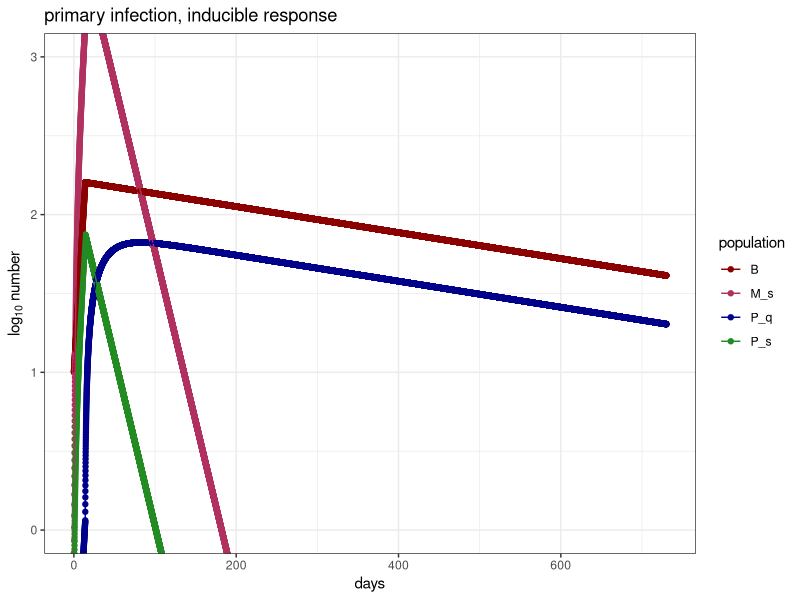
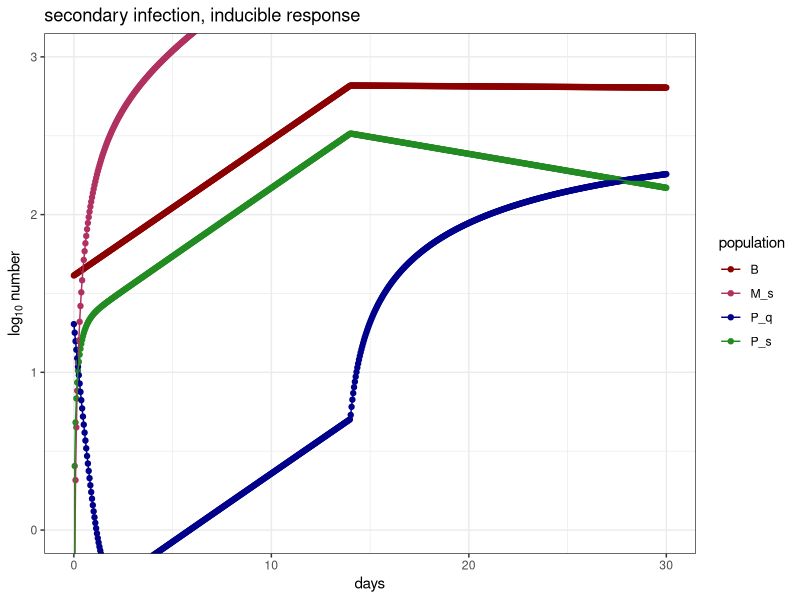
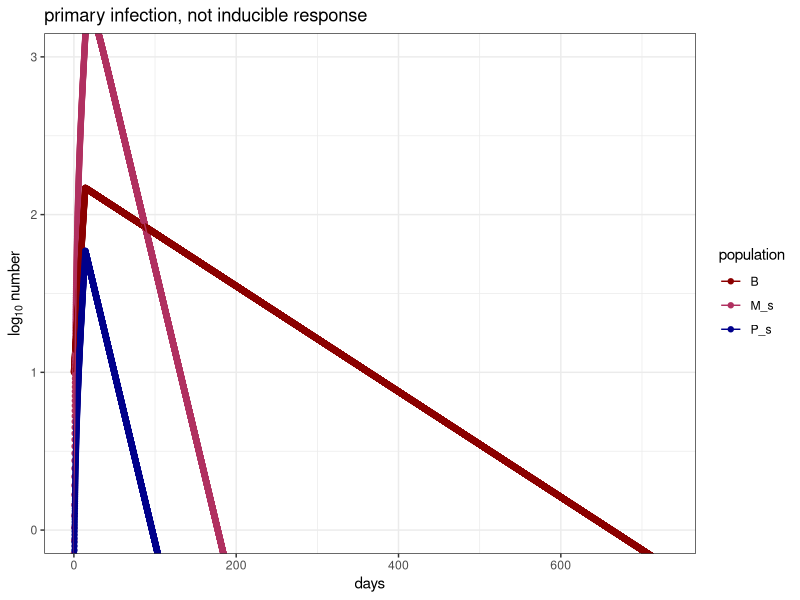
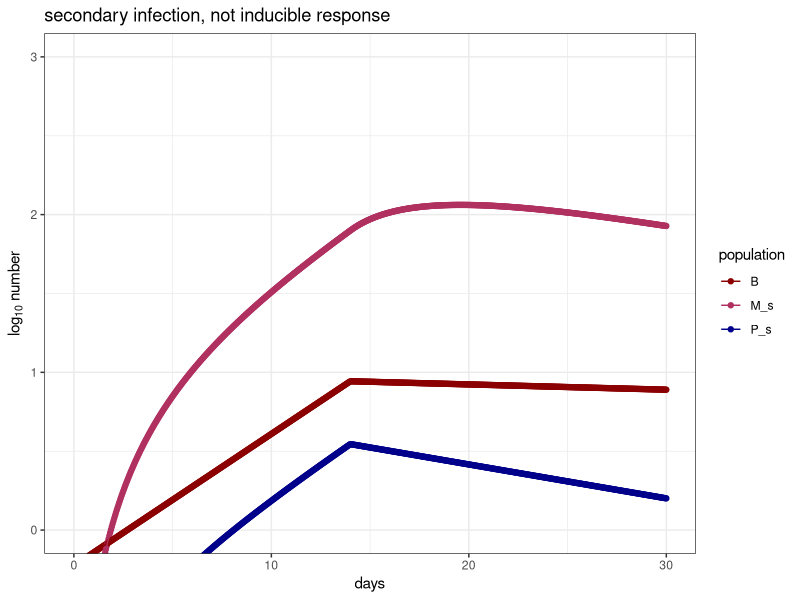
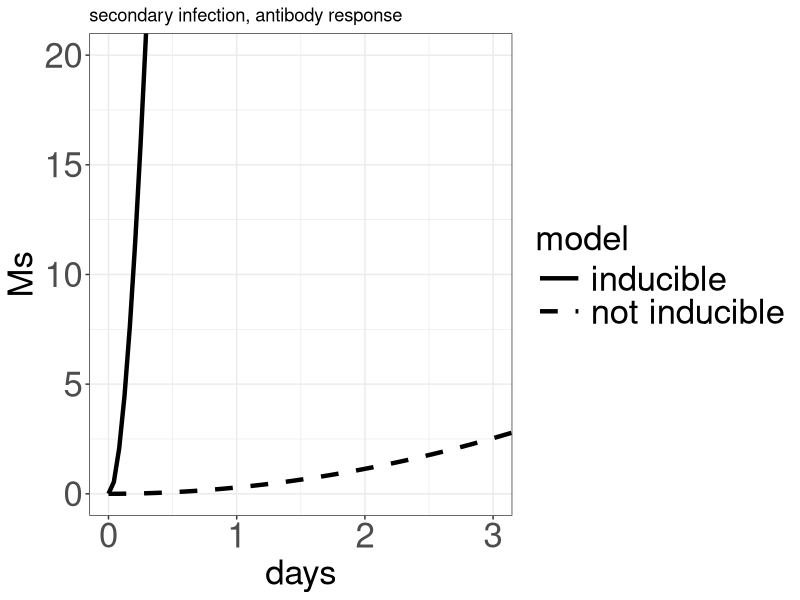
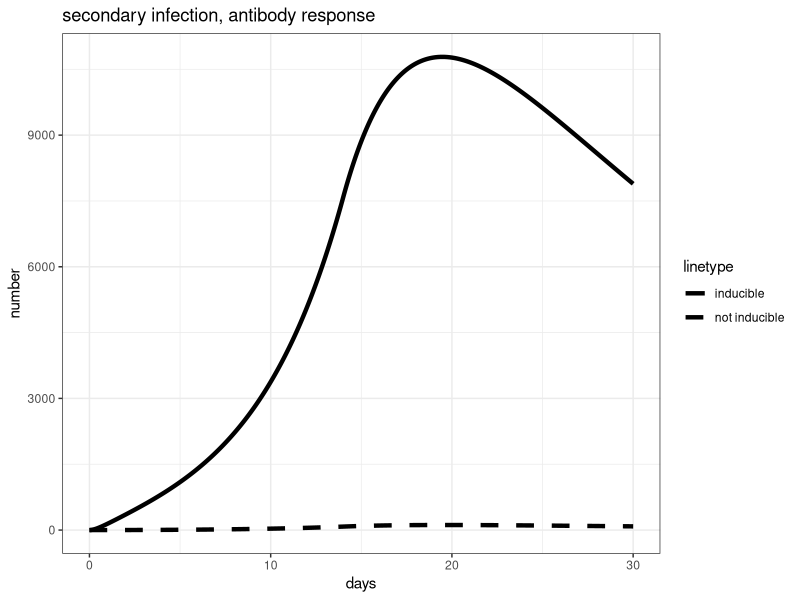
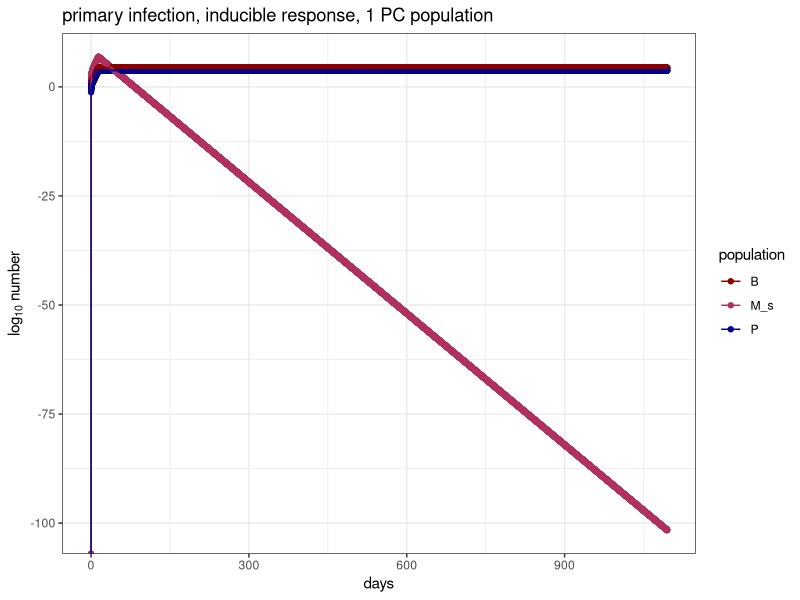
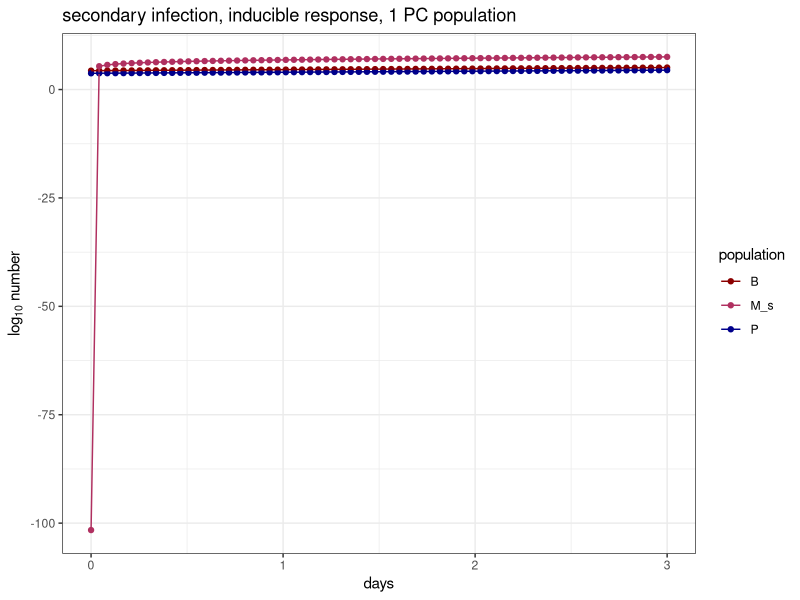

Write R code to recreate these figures, in order.
## ---- chunk 1
#install.package("here")
library(here)

#install.package("ggplot2")
library(ggplot2)

#install.package("gridExtra")
library(gridExtra)

#install.packages("tidyverse")
library(tidyverse)

#install.packages("deSolve")
library(deSolve)

#load functions
#source(here("code", "functions", "functions.R"))

#choose plotting colors
my_colors = c("darkred", "maroon", "darkblue", "forestgreen", "darkorange", "goldenrod") #choose color range
num_colors = length(my_colors) #set number of colors needed for plotting
my_colors = colorRampPalette(my_colors)(num_colors) #increase number of colors staying in color range
## ---- chunk 2
# Antibody concentrations in the respiratory mucosa #
secondary_response.model1 <- function(t, y, parms)  # Single partial immune class (RPS)                       
{with(as.list(parms),	# allows the parameter file parms to be as a list
      {  
        y = pmax(y,0)         # avoid negative values (not ideal but ok)
        
        # map the state variables
        B = y[1]         # B cells 
        P_s = y[2]       # Antibody secreting cells (specific)
        P_q = y[3]       # quiescent antibody secreting cells (specific)
        M_s = y[4]       # specific Ab in mucosa
        
        # make empty variables for the derivatives
        dB = 0      # change in specific Ab in the lumen
        dP_s = 0    # change in specific ASCs
        dP_q = 0    # change in quiescent ASCs
        dM_s = 0    # change in specific antibodies in mucosa
        
        #####################################
        # define V function 
        V.function = function(t_infection, t) {
          if(t>=min(t_infection) & t <= max(t_infection)){
            V = 1}
          else(V = 0)
        return(V)}
        # set V
        V = V.function(t_infection, t)
        #####################################
        ## calculate the derivatives
        # cell populations
        dB = r*(1-f)*V*B - d_B*B #proliferation only when virus present, some fraction f differentiates to P_s
        dP_s = r*f*V*B + s*V*P_q - d_s*P_s - q*P_s #differentiation from B cells or P_q only when virus present
        dP_q = q*P_s - d_q*P_q - s*V*P_q #P_s always differentiates to P_q with some rate q.
        
        # Specific antibodies        
        dM_s = a*P_s - d_a*M_s #P_s secretes antibody
        
        # output the derivatives
        dy=c(dB, dP_s, dP_q, dM_s) #vector of derivatives 
        
        return(list(dy)) #lists vector and returns
      }
  ) 
} # we will need to think about how to set M_ns if we want to track specific IgA in the lumen.

## ---- chunk 3
# death rates
d_B = log(2)/(365) # B cell death rate, x days half life
d_s = 0 # secretory cell death rate #don't consider for now
d_q = log(2)/(365) # quiescent cell death rate long lived like bm
  
# proliferation and differentiation
r = 0.3 # b cell proliferation rate - doubling time is 1/2 day
f = 1/3 # fraction of division that produce secretory cells
q = log(2)/14 # rate of secretory cells to quiescence #should equal d_mu
s = 3 # rate of quiescent cell recruitment to secretion #should be very fast, like a percentage per hour

# antibody dynamics
a = 10 # rate of IgA secretion by secretory cells # not dealing with density but total number now
d_a = log(2)/3 # IgA molecular decay rate, 3 days half life

# infection timing
t_infection = c(0,14) #time range of antigen presence (V = 1 when t in t_infection)
## ---- chunk 4
# parameters list for deSolve
params = list(
  d_B = d_B, # B cell death rate
  d_s = d_s, # secretory cell death rate
  d_q = d_q, # quiescent cell death rate
  d_a = d_a, # IgA molecular decay rate
    
  # proliferation and differentiation
  r = r, # b cell proliferation rate
  f = f, # fraction of division that produce secretory cells
  q = q, # rate of secretory cells to quiescence
  s = s, # rate of quiescent cell recruitment to secretion
  
  # antibody dynamics
  a = a, # rate of IgA secretion by secretory cells
  d_a = d_a, # IgA molecular decay rate in mucosa
  
  #infection timing
  t_infection = t_infection #time range of antigen presence (V = 1 when t in t_infection)
)

# simulation Time parameters 
Tmax   = 365*2                         # max time in days
points.per.day = 24              # output points per day

#initial conditions
init_cond = c("B" = 10, "P_s" = 0, "P_q" = 0, "M_s" = 0)

# solve 
soln = as.data.frame(ode(y = init_cond, times = seq(0, Tmax, length.out = Tmax*points.per.day), secondary_response.model1, parms = params)) 

# long form ode 
soln_long = soln %>% pivot_longer(
  cols = !c(time),
  names_to = "population",
  values_to = "number"
)

# ggplot
 plot = ggplot() +
  geom_point(data = soln_long, aes(x = time, y = log10(number), group = population, col = population)) + #plots each population seperately over time 
  geom_line(data = soln_long, aes(x = time, y = log10(number), group = population, col = population)) + #plots each population seperately over time
   coord_cartesian(ylim = c(0,3)) +
   labs(x = "days",, y = bquote("log"[10] ~ "number"), title = "primary infection, inducible response") +
  theme_bw() + #removes grey background and changes aesthetics
  scale_color_manual(values = my_colors) #changes colors to defined vector

# print
print(plot)
## ---- chunk 5
# set initial conditions
init_cond = soln %>% select(!(time)) %>% slice(nrow(soln)) %>% unlist()

# simulation Time parameters 
Tmax   = 30                         # max time in days
points.per.day = 24              # output points per day

# solve 
soln_secondary = as.data.frame(ode(y = init_cond, times = seq(0, Tmax, length.out = Tmax*points.per.day), secondary_response.model1, parms = params)) 



# long form ode 
soln2_long = soln_secondary %>% pivot_longer(
  cols = !c(time),
  names_to = "population",
  values_to = "number"
)

# ggplot
 plot = ggplot() +
  geom_point(data = soln2_long, aes(x = time, y = log10(number), group = population, col = population)) + #plots each population seperately over time 
  geom_line(data = soln2_long, aes(x = time, y = log10(number), group = population, col = population)) + #plots each population seperately over time
   coord_cartesian(ylim = c(0,3)) +
  labs(x = "days",, y = bquote("log"[10] ~ "number"), title = "secondary infection, inducible response") +
  theme_bw() + #removes grey background and changes aesthetics
  scale_color_manual(values = my_colors) #changes colors to defined vector

# print
print(plot)
## ---- chunk 6
# Antibody concentrations in the respiratory mucosa #
secondary_response.model_notinducible <- function(t, y, parms)  # Single partial immune class (RPS)                       
{with(as.list(parms),	# allows the parameter file parms to be as a list
      {  
        y = pmax(y,0)         # avoid negative values (not ideal but ok)
        
        # map the state variables
        B = y[1]         # B cells 
        P_s = y[2]       # Antibody secreting cells (specific)
        M_s = y[3]       # specific Ab in mucosa
        
        # make empty variables for the derivatives
        dB = 0      # change in specific Ab in the lumen
        dP_s = 0    # change in specific ASCs
        dM_s = 0    # change in specific antibodies in mucosa
        
        #####################################
        # define V function 
        V.function = function(t_infection, t) {
          if(t>=min(t_infection) & t <= max(t_infection)){
            V = 1}
          else(V = 0)
        return(V)}
        # set V
        V = V.function(t_infection, t)
        #####################################
        ## calculate the derivatives
        # cell populations
        dB = r*(1-f)*V*B - d_B*B #proliferation only when virus present, some fraction f differentiates to P_s
        dP_s = r*f*V*B - d_s*P_s #differentiation from B cells or P_q only when virus present
        
        # Specific antibodies        
        dM_s = a*P_s - d_a*M_s #P_s secretes antibody
        
        # output the derivatives
        dy=c(dB, dP_s, dM_s) #vector of derivatives 
        
        return(list(dy)) #lists vector and returns
      }
  ) 
} # we will need to think about how to set M_ns if we want to track specific IgA in the lumen.
## ---- chunk 7
# death rates
d_B = log(2)/(90) # B cell death rate, 2 years half life
d_s = log(2)/14 # rate of secretory cells to death #should equal d_mu
 
# proliferation and differentiation
r = 0.3 # b cell proliferation rate - doubling time is 1 day
f = 1/3 # fraction of division that produce secretory cells

# antibody dynamics
a = 10 # rate of IgA secretion by secretory cells # not dealing with density but total number now
d_a = log(2)/3 # IgA molecular decay rate, 3 days half life

# infection timing
t_infection = c(0,14) #time range of antigen presence (V = 1 when t in t_infection)
## ---- chunk 8
# parameters list for deSolve
params = list(
  d_B = d_B, # B cell death rate
  d_s = d_s, # secretory cell death rate

    
  # proliferation and differentiation
  r = r, # b cell proliferation rate
  f = f, # fraction of division that produce secretory cells

  # antibody dynamics
  a = a, # rate of IgA secretion by secretory cells
  d_a = d_a, # IgA molecular decay rate in mucosa
  
  #infection timing
  t_infection = t_infection #time range of antigen presence (V = 1 when t in t_infection)
)

# simulation Time parameters 
Tmax   = 365*2                         # max time in days
points.per.day = 24              # output points per day

#initial conditions
init_cond = c("B" = 10, "P_s" = 0, "M_s" = 0)

# solve 
soln_notinducible = as.data.frame(ode(y = init_cond, times = seq(0, Tmax, length.out = Tmax*points.per.day), secondary_response.model_notinducible, parms = params)) 

# long form ode 
soln_notinducible_long = soln_notinducible %>% pivot_longer(
  cols = !c(time),
  names_to = "population",
  values_to = "number"
)

# ggplot
 plot = ggplot() +
  geom_point(data = soln_notinducible_long, aes(x = time, y = log10(number), group = population, col = population)) + #plots each population seperately over time 
  geom_line(data = soln_notinducible_long, aes(x = time, y = log10(number), group = population, col = population)) + #plots each population seperately over time
   coord_cartesian(ylim = c(0,3)) +
   labs(x = "days", y = bquote("log"[10] ~ "number"), title = "primary infection, not inducible response") +
  theme_bw() + #removes grey background and changes aesthetics
  scale_color_manual(values = my_colors) #changes colors to defined vector

# print
print(plot)

## ---- chunk 9
# set initial conditions
init_cond = soln_notinducible %>% select(!(time)) %>% slice(nrow(soln_notinducible)) %>% unlist()

# simulation Time parameters 
Tmax   = 30                       # max time in days
points.per.day = 24              # output points per day

# solve 
soln_notinducible_secondary = as.data.frame(ode(y = init_cond, times = seq(0, Tmax, length.out = Tmax*points.per.day), secondary_response.model_notinducible, parms = params)) 



# long form ode 
soln_notinducible2_long = soln_notinducible_secondary %>% pivot_longer(
  cols = !c(time),
  names_to = "population",
  values_to = "number"
)

# ggplot
 plot = ggplot() +
  geom_point(data = soln_notinducible2_long, aes(x = time, y = log10(number), group = population, col = population)) + #plots each population seperately over time 
  geom_line(data = soln_notinducible2_long, aes(x = time, y = log10(number), group = population, col = population)) + #plots each population seperately over time
   labs(x = "days", y = bquote("log"[10] ~ "number"), title = "secondary infection, not inducible response") +
   coord_cartesian(ylim = c(0,3)) +
  theme_bw() + #removes grey background and changes aesthetics
  scale_color_manual(values = my_colors) #changes colors to defined vector

# print
print(plot)
## ---- chunk 10
plot = ggplot() + geom_line(data = soln2_long %>% filter(population == "M_s"), aes(x = time, y = (number), linetype = "inducible"), lwd = 1.5) + 
  geom_line(data = soln_notinducible2_long %>% filter(population == "M_s"), aes(x = time, y = (number), linetype = "not inducible"), lwd = 1.5) +
  coord_cartesian(xlim = c(0,3), ylim = c(0,20)) +
  scale_linetype_manual(values = c("inducible" = "solid", "not inducible" = "dashed")) +
  labs(x = "days", y = bquote("Ms"), linetype = "model", title = "secondary infection, antibody response") +
  theme_bw() + #removes grey background and changes aesthetics
  theme(axis.text = element_text(size = 25),
        axis.title = element_text(size = 25),
        legend.title = element_text(size = 25),
        legend.text = element_text(size = 25, hjust = 0),
        legend.key.width = unit(0.06, "npc")
  )
#print to viewer
print(plot)


## ---- chunk 11
plot = ggplot() + geom_line(data = soln2_long %>% filter(population == "M_s"), aes(x = time, y = (number), linetype = "inducible"), lwd = 1.5) + 
  geom_line(data = soln_notinducible2_long %>% filter(population == "M_s"), aes(x = time, y = (number), linetype = "not inducible"), lwd = 1.5) +
  scale_linetype_manual(values = c("inducible" = "solid", "not inducible" = "dashed")) +
  labs(x = "days", y = bquote("number"), title = "secondary infection, antibody response") +
  theme_bw() #removes grey background and changes aesthetics

#print to viewer
print(plot)


## ---- chunk 12
# Antibody concentrations in the respiratory mucosa #
secondary_response.model2 <- function(t, y, parms)  # Single partial immune class (RPS)                       
{with(as.list(parms),	# allows the parameter file parms to be as a list
      {  
        y = pmax(y,0)         # avoid negative values (not ideal but ok)
        
        # map the state variables
        B = y[1]         # B cells 
        P = y[2]       # Antibody secreting cells (specific)
        M_s = y[3]       # specific Ab in mucosa
        
        # make empty variables for the derivatives
        dB = 0      # change in specific Ab in the lumen
        dP = 0    # change in specific ASCs
        dM_s = 0    # change in specific antibodies in mucosa
        
        #####################################
        # define V function 
        V.function = function(t_infection, t) {
          if(t>=min(t_infection) & t <= max(t_infection)){
            V = 1}
          else(V = 0)
        return(V)}
        # set V
        V = V.function(t_infection, t)
        #####################################
        ## calculate the derivatives
        # cell populations
        dB = r*(1-f)*V*B - d_B*B #proliferation only when virus present, some fraction f differentiates to P
        dP = r*f*V*B - d_p*P  #differentiation from B cells only when virus present
        
        # Specific antibodies        
        dM_s = a*V*P - d_a*M_s #P secretes antibody only in the presence of virus
        
        # output the derivatives
        dy=c(dB, dP, dM_s) #vector of derivatives 
        
        return(list(dy)) #lists vector and returns
      }
  ) 
} # we will need to think about how to set M_ns if we want to track specific IgA in the lumen.

## ---- chunk 13
# death rates
d_B = log(2)/(365*50) # B cell death rate, 50 years half life # B cell death rate
d_p = log(2)/(365*50) # plasma cell death rate
d_a = log(2)/3 # IgA molecular decay rate, 3 days half life

  
# proliferation and differentiation
r = log(2)/1 # b cell proliferation rate - doubling time is 1/2 day
f = .2 # fraction of division that produce secretory cells
  
# antibody dynamics
a = 10^6/10^3 # rate of IgA secretion by secretory cells # not dealing with density but total number now
d_a = log(2)/3 # IgA molecular decay rate, 3 days half life

# infection timing
t_infection = c(0,14) #time range of antigen presence (V = 1 when t in t_infection)
## ---- chunk 14
# parameters list for deSolve
params = list(
  d_B = d_B, # B cell death rate
  d_p = d_p, # plasma cell death rate
  d_a = d_a, # IgA molecular decay rate
    
  # proliferation and differentiation
  r = r, # b cell proliferation rate
  f = f, # fraction of division that produce secretory cells
  
  # antibody dynamics
  a = a, # rate of IgA secretion by secretory cells
  d_a = d_a, # IgA molecular decay rate in mucosa
  
  #infection timing
  t_infection = t_infection #time range of antigen presence (V = 1 when t in t_infection)
)

# simulation Time parameters 
Tmax   = 365*3                         # max time in days
points.per.day = 24              # output points per day

#initial conditions
init_cond = c("B" = 10^4/10^3, "P" = 0, "M_s" = 0)

# solve 
soln = as.data.frame(ode(y = init_cond, times = seq(0, Tmax, length.out = Tmax*points.per.day), secondary_response.model2, parms = params)) 

# long form ode 
soln_long = soln %>% pivot_longer(
  cols = !c(time),
  names_to = "population",
  values_to = "number"
)

# ggplot
 plot = ggplot() +
  geom_point(data = soln_long, aes(x = time, y = log10(number), group = population, col = population)) + #plots each population seperately over time 
  geom_line(data = soln_long, aes(x = time, y = log10(number), group = population, col = population)) + #plots each population seperately over time
   labs(x = "days", y = bquote("log"[10] ~ "number"), title = "primary infection, inducible response, 1 PC population") +
  theme_bw() + #removes grey background and changes aesthetics
  scale_color_manual(values = my_colors) #changes colors to defined vector

# print
print(plot)
## ---- chunk 15
# set initial conditions
init_cond = soln %>% select(!(time)) %>% slice(nrow(soln)) %>% unlist()

# simulation Time parameters 
Tmax   = 3                         # max time in days
points.per.day = 24              # output points per day

# solve 
soln_secondary = as.data.frame(ode(y = init_cond, times = seq(0, Tmax, length.out = Tmax*points.per.day), secondary_response.model2, parms = params)) 



# long form ode 
soln2_long = soln_secondary %>% pivot_longer(
  cols = !c(time),
  names_to = "population",
  values_to = "number"
)

# ggplot
 plot = ggplot() +
  geom_point(data = soln2_long, aes(x = time, y = log10(number), group = population, col = population)) + #plots each population seperately over time 
  geom_line(data = soln2_long, aes(x = time, y = log10(number), group = population, col = population)) + #plots each population seperately over time
  labs(x = "days", y = bquote("log"[10] ~ "number"), title = "secondary infection, inducible response, 1 PC population") +
  theme_bw() + #removes grey background and changes aesthetics
  scale_color_manual(values = my_colors) #changes colors to defined vector

# print
print(plot)
## ---- chunk 16
plot = ggplot() + geom_line(data = soln2_long %>% filter(population == "M_s"), aes(x = time, y = log10(number), linetype = "inducible"), lwd = 1.5) + 
  geom_line(data = soln_notinducible2_long %>% filter(population == "M_s"), aes(x = time, y = log10(number), linetype = "not inducible"), lwd = 1.5) +
  scale_linetype_manual(values = c("inducible" = "solid", "not inducible" = "dashed")) +
  labs(x = "days", y = bquote("log"[10] ~ "number"), title = "secondary infection, antibody response") +
  theme_bw() #removes grey background and changes aesthetics

#print to viewer
print(plot)
